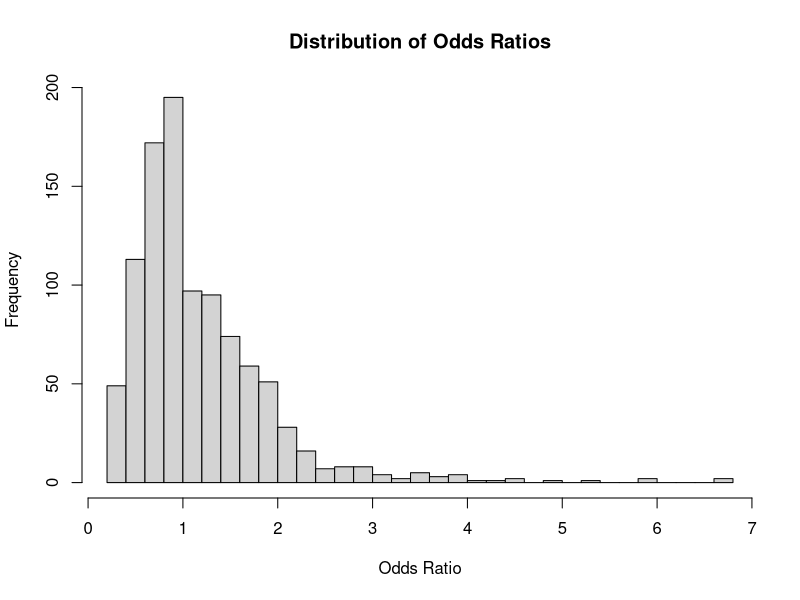
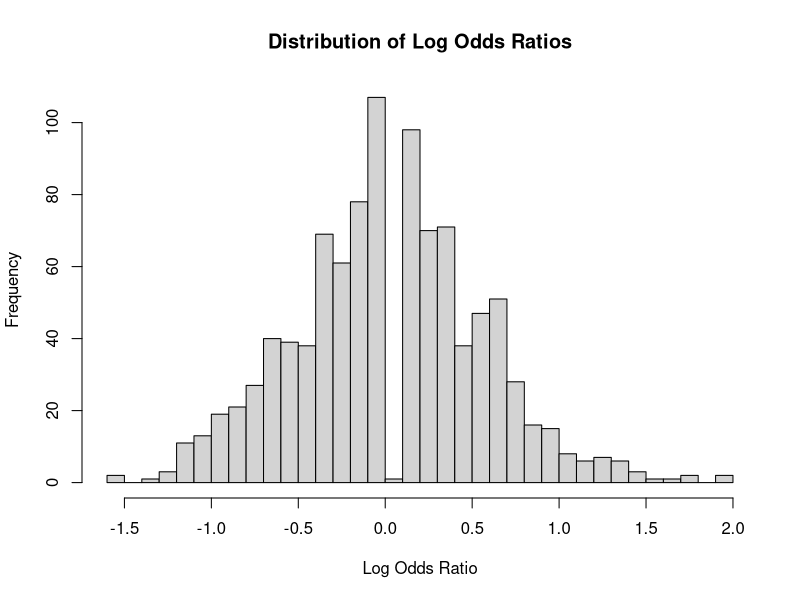

The R source for these figures, in order:


########## sampling distribution of odds ratio ###############


# set parameters
n_simulations<-1000
n_E <- 50  # total for exposed group (a + b = 50)
n_not_E <- 50  # total for non-exposed group (c + d = 50)
p_D_given_E <- 0.2  # probability of Disease given Exposure
p_D_given_not_E <- 0.2  # Probability of Disease given no Exposure

# initialize vector to store ORs
odds_ratios<-c()

# simulation
set.seed(123)  # for reproducibility
for (i in 1:n_simulations) {
  # generate 'a' and 'c' based on probabilities
  a <- rbinom(1, n_E, p_D_given_E) # rbinom(n, size, prob)
  b <- n_E - a  # Since a + b = n_E
  
  c <- rbinom(1, n_not_E, p_D_given_not_E)
  d <- n_not_E - c  # Since c + d = n_not_E
  
  # calculate OR (avoid division by zero by checking b and c)
  if (b > 0 & c > 0) { 
    OR <- (a * d) / (b * c)
  } else {
    OR <- NA  # Assign NA if OR can't be calculated
  }
  
  # Store the OR
  odds_ratios<-c(odds_ratios, OR)
}

# results
odds_ratios <- na.omit(odds_ratios)  # Remove any NAs
summary(odds_ratios)  # Summary of the odds ratios
hist(odds_ratios, main = "Distribution of Odds Ratios", xlab = "Odds Ratio", breaks=30) # no. of bins=30



####### transforming the odds ratios ##############

log_odds_ratios <- log(na.omit(odds_ratios))
# Plot histogram of log odds ratios
hist(log_odds_ratios, main = "Distribution of Log Odds Ratios", xlab = "Log Odds Ratio", breaks = 30)
summary(log_odds_ratios)










